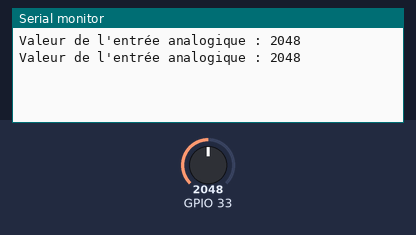
Recording of a sketch running on a simulated ESP32. Shown: the last lines printed to the serial monitor. Inputs (shaded band) come from the test bench; at power-on: GPIO 33 = 2048.

Above: at 5.8 s.
5.9 s: GPIO 33 set to 2866
At 10.9 s:
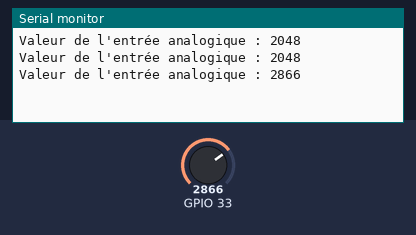
11.9 s: GPIO 33 set to 3603
At 16.0 s:
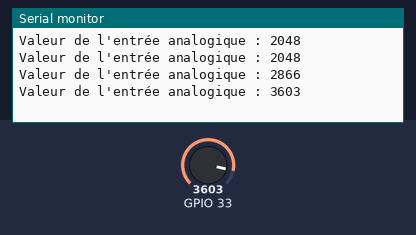
Timing chart, 0 to 17.5 s (numbered marks = the images above; inputs shaded):
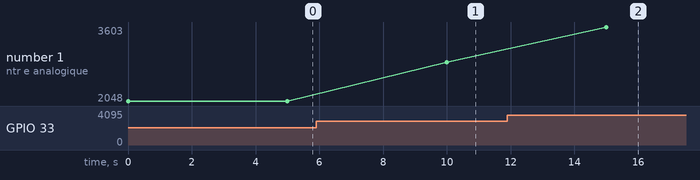

The sketch:

read_moisture_sensor.ino
```cpp
#define wait 5000

void setup(){
  // Init serial port (115200 bauds)
  Serial.begin(115200);
}

void loop() {
 // put your main code here, to run repeatedly:
 int a4 = analogRead(33);  //v1.2


 Serial.print("Valeur de l'entrée analogique : ");
 Serial.println(a4);
 delay(wait);
}
```

Measured:
- after the input at 5.9 s, the serial monitor: prints a new line after 4.1 s (image 1)
- after the input at 11.9 s, the serial monitor: prints a new line after 3.1 s (image 2)
- plotted number 1: 2048 → 2866 after the input at 5.9 s, 2866 → 3603 after the input at 11.9 s
